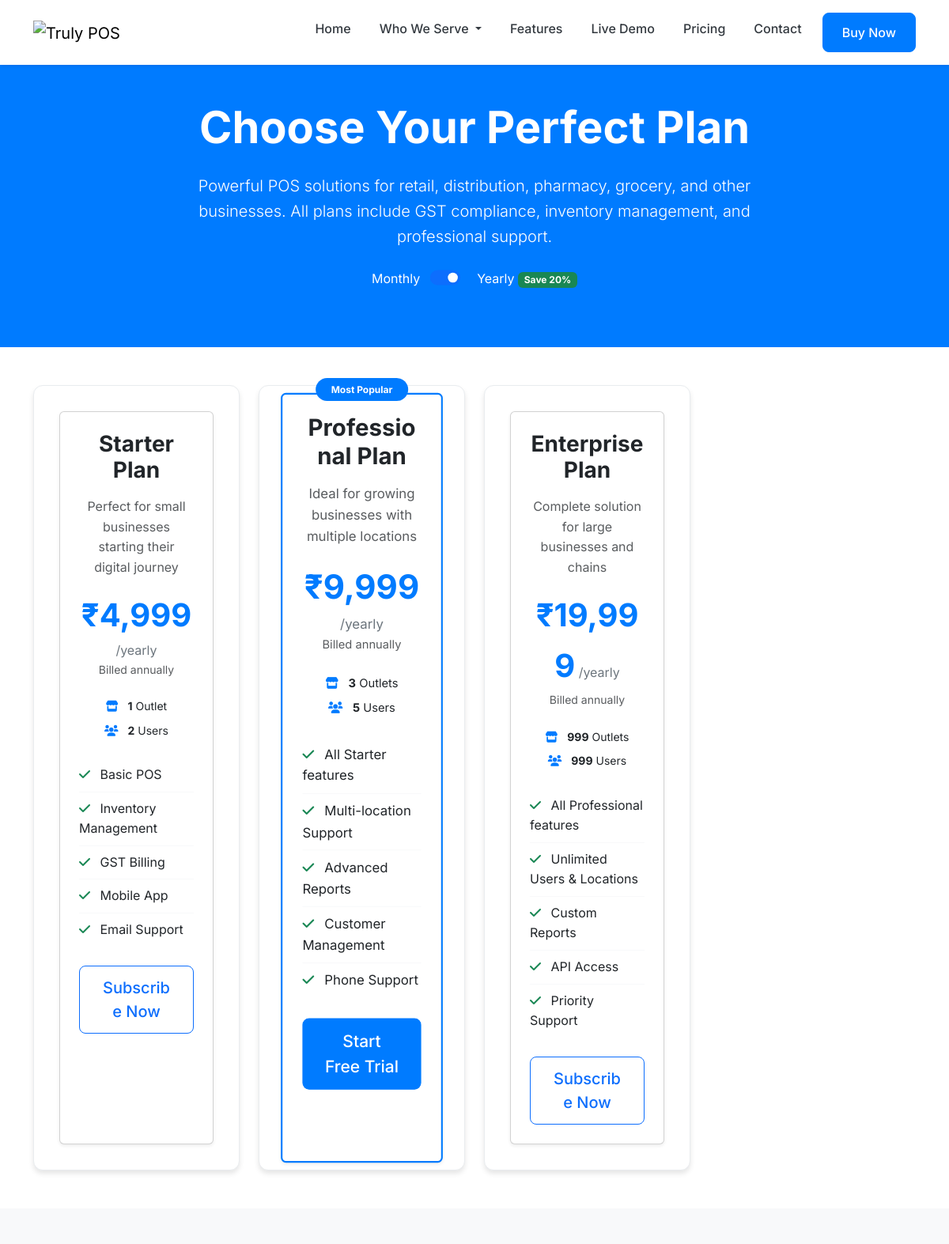
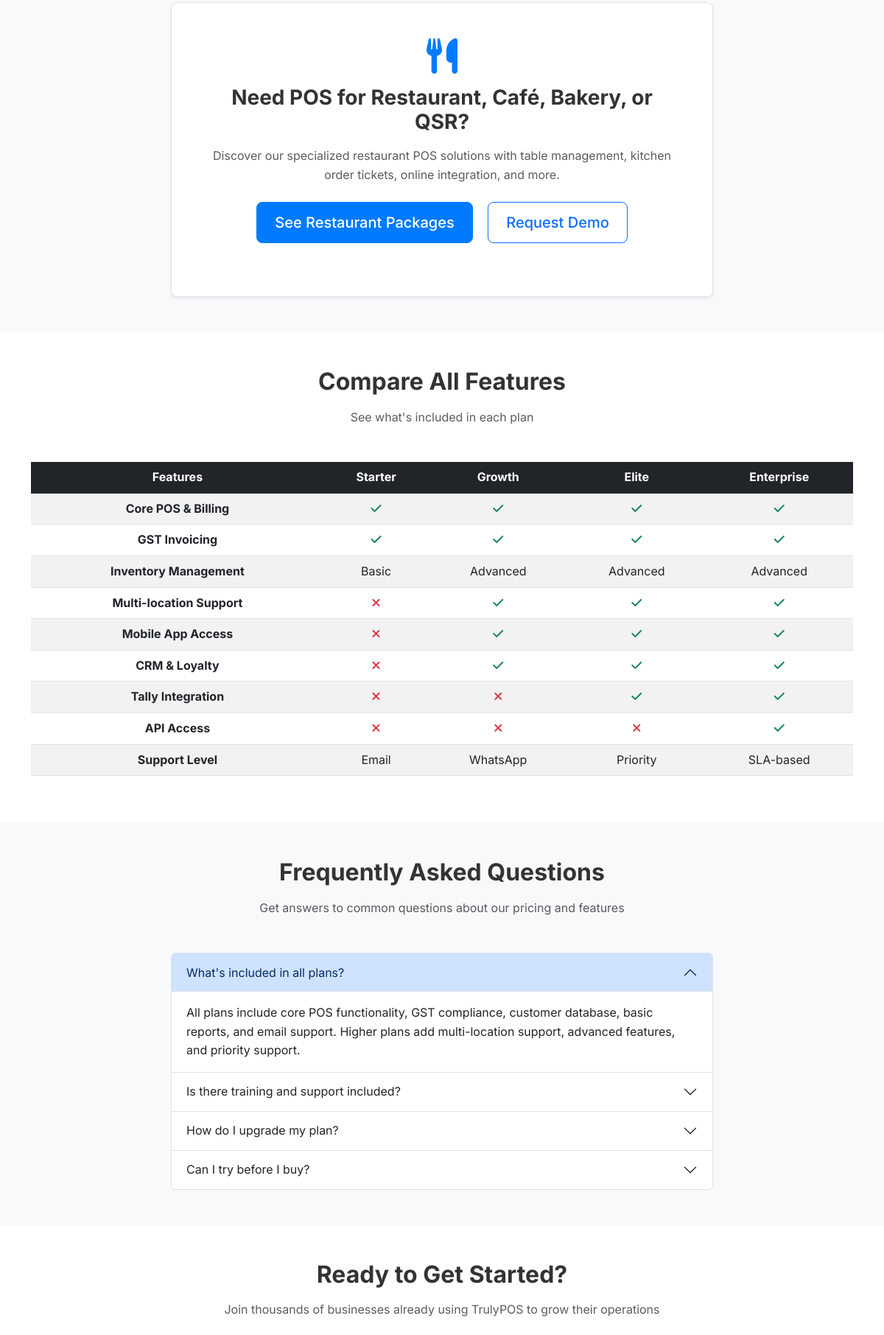
/pricing (upper part), run on the app's committed database (2 pictures, top to bottom).
### tables this page shows
CREATE TABLE `content` (
  `id` int(11) NOT NULL AUTO_INCREMENT,
  `title` varchar(255) NOT NULL,
  `content` longtext DEFAULT NULL,
  `type` varchar(50) NOT NULL,
  `slug` varchar(255) DEFAULT NULL,
  `meta_data` longtext DEFAULT NULL,
  `status` enum('active','inactive','draft') DEFAULT 'active',
  `sort_order` int(11) DEFAULT 0,
  `created_at` timestamp NOT NULL DEFAULT CURRENT_TIMESTAMP,
  `updated_at` timestamp NOT NULL DEFAULT CURRENT_TIMESTAMP ON UPDATE CURRENT_TIMESTAMP,
  PRIMARY KEY (`id`),
  KEY `idx_content_type` (`type`),
  KEY `idx_content_status` (`status`),
  KEY `idx_content_slug` (`slug`)
);

### application/views/pricing/index.php (the view, shortened to what the rows shown need)
<section class="pricing-hero bg-primary text-white py-5">
    <div class="container">
        <div class="row">
            <div class="col-lg-8 mx-auto text-center">
                <h1 class="display-4 fw-bold mb-4">Choose Your Perfect Plan</h1>
            </div>
        </div>
    </div>
</section>
<section class="pricing-plans py-5">
    <div class="container">
        <div class="row g-4">
            <?php foreach($plans as $plan): ?>
                <div class="col-lg-3 col-md-6">
                    <div class="pricing-card h-100 <?= $plan['popular'] ? 'popular' : '' ?>">
                        <?php if($plan['popular']): ?>
                            <div class="popular-badge">Most Popular</div>
                        <?php endif; ?>
                        <div class="card h-100 shadow-sm">
                            <div class="card-body text-center p-4">
                                <h3 class="plan-name fw-bold mb-3"><?= $plan['name'] ?></h3>
                                <?php if(isset($plan['description']) && !empty($plan['description'])): ?>
                                    <p class="plan-description text-muted mb-3"><?= $plan['description'] ?></p>
                                <?php endif; ?>
                                <div class="price-section mb-4">
                                    <div class="price-display">
                                        <span class="price-amount yearly-price"><?= $plan['price'] ?></span>
                                        <?php if($plan['period']): ?>
                                            <span class="price-period">
                                                <span class="yearly-period">/<?= $plan['period'] ?></span>
                                            </span>
                                        <?php endif; ?>
                                    </div>
                                    <?php if($plan['name'] != 'Enterprise'): ?>
                                        <div class="price-note text-muted small">
                                            <span class="yearly-note">Billed annually</span>
                                        </div>
                                    <?php endif; ?>
                                </div>
                                <div class="plan-specs mb-4">
                                    <div class="spec-item">
                                        <i class="fas fa-store text-primary me-2"></i>
                                        <strong><?= $plan['outlets'] ?></strong> <?= $plan['outlets'] == 1 ? 'Outlet' : 'Outlets' ?>
                                    </div>
                                    <div class="spec-item">
                                        <i class="fas fa-users text-primary me-2"></i>
                                        <strong><?= $plan['users'] ?></strong> <?= $plan['users'] == 1 ? 'User' : 'Users' ?>
                                    </div>
                                </div>
                                <div class="features-list mb-4">
                                    <?php foreach($plan['features'] as $feature): ?>
                                        <div class="feature-item">
                                            <i class="fas fa-check text-success me-2"></i>
                                            <?= $feature ?>
                                        </div>
                                    <?php endforeach; ?>
                                </div>
                                <?php
                                $plan_identifier = isset($plan['id']) ? $plan['id'] : strtolower($plan['name']);
                                $buy_url = base_url('buy?plan=' . $plan_identifier . '&type=retail');
                                ?>
                                <a href="<?= $buy_url ?>" class="btn <?= $plan['button_class'] ?> w-100 btn-lg"><?= $plan['button_text'] ?></a>
                            </div>
                        </div>
                    </div>
                </div>
            <?php endforeach; ?>
        </div>
    </div>
</section>
<section class="features-comparison py-5">
    <div class="container">
        <div class="text-center mb-5">
            <h2 class="fw-bold mb-3">Compare All Features</h2>
        </div>
        <div class="comparison-table-responsive">
            <table class="table table-striped comparison-table">
                <thead class="table-dark">
                    <tr>
                        <th>Features</th>
                        <th>Starter</th>
                        <th>Growth</th>
                        <th>Elite</th>
                        <th>Enterprise</th>
                    </tr>
                </thead>
            </table>
        </div>
    </div>
</section>
<section class="faq py-5 bg-light">
    <div class="container">
        <div class="row">
            <div class="col-lg-8 mx-auto">
                <div class="text-center mb-5">
                    <h2 class="fw-bold mb-3">Frequently Asked Questions</h2>
                </div>
                <div class="accordion" id="faqAccordion">
                    <div class="accordion-item">
                        <h2 class="accordion-header" id="faq1">
                            <button class="accordion-button" type="button" data-bs-toggle="collapse" data-bs-target="#faqCollapse1">
                                What's included in all plans?
                            </button>
                        </h2>
                    </div>
                    <div class="accordion-item">
                        <h2 class="accordion-header" id="faq2">
                            <button class="accordion-button collapsed" type="button" data-bs-toggle="collapse" data-bs-target="#faqCollapse2">
                                Is there training and support included?
                            </button>
                        </h2>
                    </div>
                    <div class="accordion-item">
                        <h2 class="accordion-header" id="faq3">
                            <button class="accordion-button collapsed" type="button" data-bs-toggle="collapse" data-bs-target="#faqCollapse3">
                                How do I upgrade my plan?
                            </button>
                        </h2>
                    </div>
                    <div class="accordion-item">
                        <h2 class="accordion-header" id="faq4">
                            <button class="accordion-button collapsed" type="button" data-bs-toggle="collapse" data-bs-target="#faqCollapse4">
                                Can I try before I buy?
                            </button>
                        </h2>
                    </div>
                </div>
            </div>
        </div>
    </div>
</section>
<section class="bottom-cta py-5">
    <div class="container">
        <div class="row">
            <div class="col-lg-8 mx-auto text-center">
                <h2 class="fw-bold mb-3">Ready to Get Started?</h2>
            </div>
        </div>
    </div>
</section>

### data on the page
content: title "Starter Plan", content "Perfect for small businesses starting their digital journey", price "₹4,999", period "yearly", shows "Billed annually", outlets "1", shows "Outlet", users "2", feature "Basic POS", feature "Inventory Management", feature "GST Billing", feature "Mobile App", feature "Email Support", button_text "Subscribe Now"
content: shows "Most Popular", title "Professional Plan", content "Ideal for growing businesses with multiple locations", price "₹9,999", period "yearly", shows "Billed annually", outlets "3", shows "Outlets", users "5", feature "All Starter features", feature "Multi-location Support", feature "Advanced Reports", feature "Customer Management", feature "Phone Support", button_text "Start Free Trial"
content: title "Enterprise Plan", content "Complete solution for large businesses and chains", price "₹19,999", period "yearly", shows "Billed annually", outlets "999", shows "Outlets", users "999", feature "All Professional features", feature "Unlimited Users & Locations", feature "Custom Reports", feature "API Access", feature "Priority Support", button_text "Subscribe Now"
